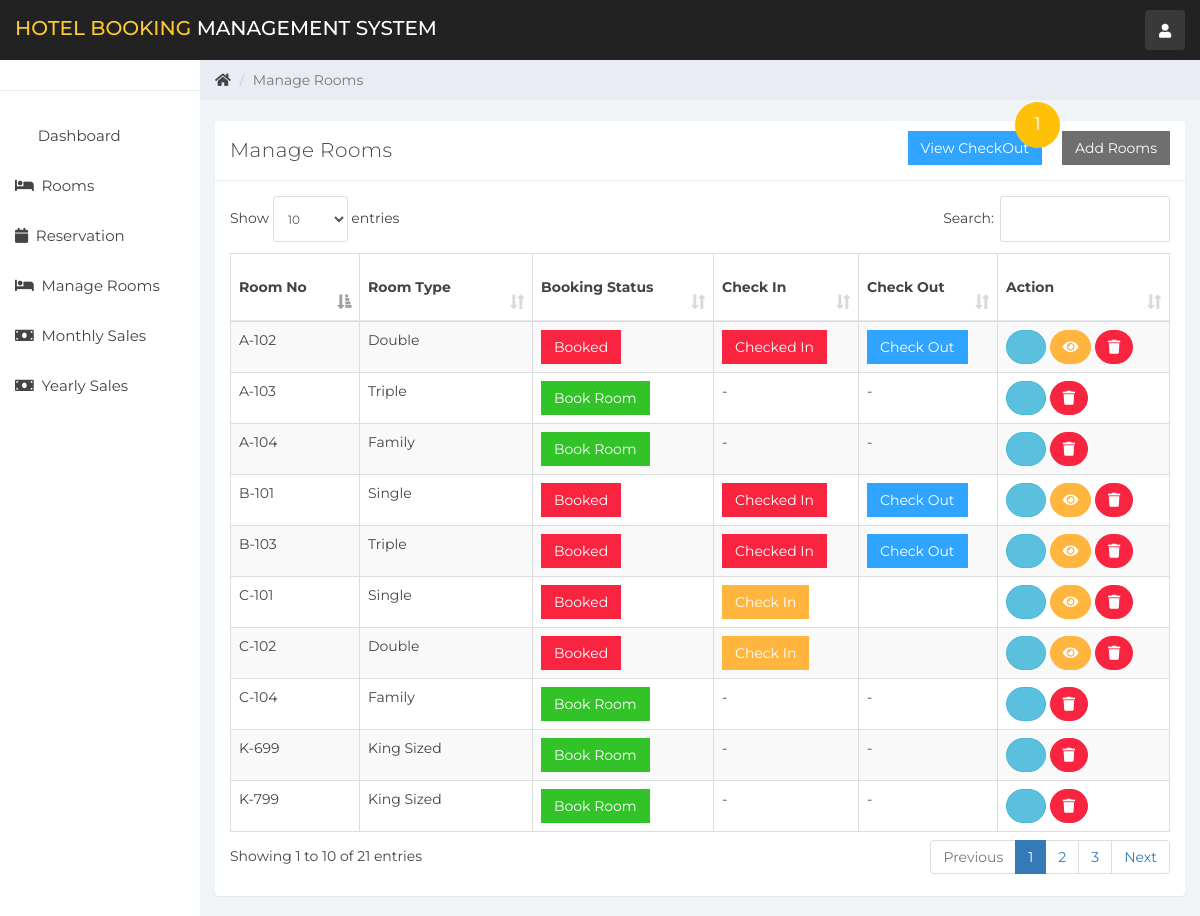
The page /admin/index.php (signed in) on the database its author committed.
### tables this page shows
CREATE TABLE `room` (
  `room_id` int(10) NOT NULL,
  `room_type_id` int(10) NOT NULL,
  `room_no` varchar(10) NOT NULL,
  `status` tinyint(1) DEFAULT NULL,
  `check_in_status` tinyint(1) NOT NULL,
  `check_out_status` tinyint(1) NOT NULL,
  `deleteStatus` tinyint(1) DEFAULT 0
);

CREATE TABLE `room_type` (
  `room_type_id` int(10) NOT NULL,
  `room_type` varchar(100) NOT NULL,
  `price` int(10) NOT NULL,
  `max_person` int(10) NOT NULL
);

### admin/room_mang.php (the view, shortened to what this page needs)
<div class="col-sm-9 col-sm-offset-3 col-lg-10 col-lg-offset-2 main">
    <div class="row">
        <ol class="breadcrumb">
            <li><a href="#">
                    <em class="fa fa-home"></em>
                </a></li>
            <li class="active">Manage Rooms</li>
        </ol>
    </div>
    <br>
    <div class="row">
        <div class="col-lg-12">
        </div>
    </div>
    <?php
    $countCheckOutEraly = 0;
    $book_query = "SELECT * FROM booking bk LEFT JOIN customer ct ON bk.customer_id=ct.customer_id LEFT JOIN room rm ON bk.room_id=rm.room_id WHERE rm.deleteStatus=0";
    $books_result = mysqli_query($connection, $book_query);
    if (mysqli_num_rows($books_result) > 0) {
        while ($booksList = mysqli_fetch_assoc($books_result)) {
            $year = date('Y', strtotime($booksList['check_out']));
            $month = date('m', strtotime($booksList['check_out']));
            $day = date('d', strtotime($booksList['check_out']));
            $currentYear = date('Y');
            $currentMonth = date('m');
            $currentDay = date('d');
            if ($year == $currentYear && $month == $currentMonth && $day > $currentDay) {
                $countCheckOutEraly++;
            }
        }
    }
    ?>
    <div class="row">
        <div class="col-lg-12">
            <div class="panel panel-default">
                <div class="panel-heading">Manage Rooms
                    <button class="btn btn-secondary pull-right" style="border-radius:0%; margin-left: 20px;" data-toggle="modal" data-target="#addRoom">Add Rooms</button>
                    <button class="btn btn-primary pull-right" style="border-radius:0%;" data-toggle="modal" data-target="#showListCehckOut">View CheckOut <span class="text-white" style="
                    font-size: 18px;
                    background: #FFC107;
                    padding: 10px 10px;
                    border-radius: 50%;
                    position: absolute;
                    top: -19px;
                    right: 140px;
                    width: 45px;
                "><?= $countCheckOutEraly ?></span></button>
                </div>
                <div class="panel-body">
                    <table class="table table-striped table-bordered table-responsive" cellspacing="0" width="100%" id="rooms">
                        <thead>
                            <tr>
                                <th>Room No</th>
                                <th>Room Type</th>
                                <th>Booking Status</th>
                                <th>Check In</th>
                                <th>Check Out</th>
                                <th>Action</th>
                            </tr>
                        </thead>
                        <tbody>
                            <?php
                            $room_query = "SELECT * FROM room NATURAL JOIN room_type WHERE deleteStatus = 0";
                            $rooms_result = mysqli_query($connection, $room_query);
                            if (mysqli_num_rows($rooms_result) > 0) {
                                while ($rooms = mysqli_fetch_assoc($rooms_result)) { ?>
                                    <tr>
                                        <td><?php echo $rooms['room_no'] ?></td>
                                        <td><?php echo $rooms['room_type'] ?></td>
                                        <td>
                                            <?php
                                            if ($rooms['status'] == 0) {
                                                echo '<a href="index.php?reservation&room_id=' . $rooms['room_id'] . '&room_type_id=' . $rooms['room_type_id'] . '" class="btn btn-success" style="border-radius:0%">Book Room</a>';
                                            } else {
                                                echo '<a href="#" class="btn btn-danger" style="border-radius:0%">Booked</a>';
                                            }
                                            ?>
                                        <td>
                                            <?php
                                            if ($rooms['status'] == 1 && $rooms['check_in_status'] == 0) {
                                                echo '<button class="btn btn-warning" id="checkInRoom"  data-id="' . $rooms['room_id'] . '" data-toggle="modal" style="border-radius:0%" data-target="#checkIn">Check In</button>';
                                            } elseif ($rooms['status'] == 0) {
                                                echo '-';
                                            } else {
                                                echo '<a href="#" class="btn btn-danger" style="border-radius:0%">Checked In</a>';
                                            }
                                            ?>
                                        </td>
                                        <td>
                                            <?php
                                            if ($rooms['status'] == 1 && $rooms['check_in_status'] == 1) {
                                                echo '<button class="btn btn-primary" style="border-radius:0%" id="checkOutRoom" data-id="' . $rooms['room_id'] . '">Check Out</button>';
                                            } elseif ($rooms['status'] == 0) {
                                                echo '-';
                                            }
                                            ?>
                                        </td>
                                        <td>
                                            <button title="Edit Room Information" style="border-radius:60px;" data-toggle="modal" data-target="#editRoom" data-id="<?php echo $rooms['room_id']; ?>" id="roomEdit" class="btn btn-info"><i class="fa fa-pencil"></i></button>
                                            <?php
                                            if ($rooms['status'] == 1) {
                                                echo '<button title="Customer Information" data-toggle="modal" data-target="#cutomerDetailsModal" data-id="' . $rooms['room_id'] . '" id="cutomerDetails" class="btn btn-warning" style="border-radius:60px;"><i class="fa fa-eye"></i></button>';
                                            }
                                            ?>
                                            <a href="ajax.php?delete_room=<?php echo $rooms['room_id']; ?>" class="btn btn-danger" style="border-radius:60px;" onclick="return confirm('Are you Sure?')"><i class="fa fa-trash" alt="delete"></i></a>
                                        </td>
                                    </tr>
                            <?php }
                            } else {
                                echo "No Rooms";
                            }
                            ?>
                        </tbody>
                    </table>
                </div>
            </div>
        </div>
    </div>
</div>

### admin/css/styles.css (style rules this page uses)
body { background: #f1f4f7; padding-top: 60px; font-size: 14px; color: #444444; font-family: "Montserrat", "Helvetica Neue", Helvetica, Arial, sans-serif; }
a, a:hover, a:focus { color: #444444; }
.btn-primary, .btn-primary:hover, .btn-primary:focus, .btn-primary:active, .btn-primary.active, .open > .dropdown-toggle.btn-primary, .btn-primary.disabled, .btn-primary[disabled], fieldset[disabled] .btn-primary, .btn-primary.disabled:hover, .btn-primary[disabled]:hover, fieldset[disabled] .btn-primary:hover, .btn-primary.disabled:focus, .btn-primary[disabled]:focus, fieldset[disabled] .btn-primary:focus, .btn-primary.disabled:active, .btn-primary[disabled]:active, fieldset[disabled] .btn-primary:active, .btn-primary.disabled.active, .btn-primary[disabled].active, fieldset[disabled] .btn-primary.active { background-color: #30a5ff; border-color: #30a5ff; }
.btn-secondary, .btn-secondary:hover, .btn-secondary:focus, .btn-secondary:active, .btn-secondary.active, .open > .dropdown-toggle.btn-secondary, .btn-secondary.disabled, .btn-secondary[disabled], fieldset[disabled] .btn-secondary, .btn-secondary.disabled:hover, .btn-secondary[disabled]:hover, fieldset[disabled] .btn-secondary:hover, .btn-secondary.disabled:focus, .btn-secondary[disabled]:focus, fieldset[disabled] .btn-secondary:focus, .btn-secondary.disabled:active, .btn-secondary[disabled]:active, fieldset[disabled] .btn-secondary:active, .btn-secondary.disabled.active, .btn-secondary[disabled].active, fieldset[disabled] .btn-secondary.active { background-color: #6f6f6f; border-color: #6f6f6f; color: white; }
.btn-success, .btn-success:hover, .btn-success:focus, .btn-success:active, .btn-success.active, .open > .dropdown-toggle.btn-success, .btn-success.disabled, .btn-success[disabled], fieldset[disabled] .btn-success, .btn-success.disabled:hover, .btn-success[disabled]:hover, fieldset[disabled] .btn-success:hover, .btn-success.disabled:focus, .btn-success[disabled]:focus, fieldset[disabled] .btn-success:focus, .btn-success.disabled:active, .btn-success[disabled]:active, fieldset[disabled] .btn-success:active, .btn-success.disabled.active, .btn-success[disabled].active, fieldset[disabled] .btn-success.active { background-color: #32c328; border-color: #32c328; }
.btn-warning, .btn-warning:hover, .btn-warning:focus, .btn-warning:active, .btn-warning.active, .open > .dropdown-toggle.btn-warning, .btn-warning.disabled, .btn-warning[disabled], fieldset[disabled] .btn-warning, .btn-warning.disabled:hover, .btn-warning[disabled]:hover, fieldset[disabled] .btn-warning:hover, .btn-warning.disabled:focus, .btn-warning[disabled]:focus, fieldset[disabled] .btn-warning:focus, .btn-warning.disabled:active, .btn-warning[disabled]:active, fieldset[disabled] .btn-warning:active, .btn-warning.disabled.active, .btn-warning[disabled].active, fieldset[disabled] .btn-warning.active { background-color: #ffb53e; border-color: #ffb53e; }
.btn-danger, .btn-danger:hover, .btn-danger:focus, .btn-danger:active, .btn-danger.active, .open > .dropdown-toggle.btn-danger, .btn-danger.disabled, .btn-danger[disabled], fieldset[disabled] .btn-danger, .btn-danger.disabled:hover, .btn-danger[disabled]:hover, fieldset[disabled] .btn-danger:hover, .btn-danger.disabled:focus, .btn-danger[disabled]:focus, fieldset[disabled] .btn-danger:focus, .btn-danger.disabled:active, .btn-danger[disabled]:active, fieldset[disabled] .btn-danger:active, .btn-danger.disabled.active, .btn-danger[disabled].active, fieldset[disabled] .btn-danger.active { background-color: #f9243f; border-color: #f9243f; }
.panel { border: 0; }
.panel-heading { font-size: 20px; font-weight: 300; letter-spacing: 0.025em; height: 60px; line-height: 38px; }
.panel-default .panel-heading { background: #fff; border-bottom: 1px solid #e9ecf2; color: #444444; }
.panel-heading span { margin: 0px; font-size: 14px; }
.breadcrumb { border-radius: 0; padding: 10px 15px 10px 15px; background: #e9ecf2; margin: 0; }
.table { background: #fff; }
.table > thead > tr > th { border-bottom: 1px solid #e6e7e8; vertical-align: middle; height: 50px; }

### rows shown on the page
room: room_no "A-102", room_type.room_type "Double", status "Booked"
room: room_no "A-103", room_type.room_type "Triple"
room: room_no "A-104", room_type.room_type "Family"
room: room_no "B-101", room_type.room_type "Single", status "Booked"
room: room_no "B-103", room_type.room_type "Triple", status "Booked"
room: room_no "C-101", room_type.room_type "Single", status "Booked"
room: room_no "C-102", room_type.room_type "Double", status "Booked"
room: room_no "C-104", room_type.room_type "Family"
room: room_no "K-699", room_type.room_type "King Sized"
room: room_no "K-799", room_type.room_type "King Sized"

### other values the page prints
$countCheckOutEraly "1"
